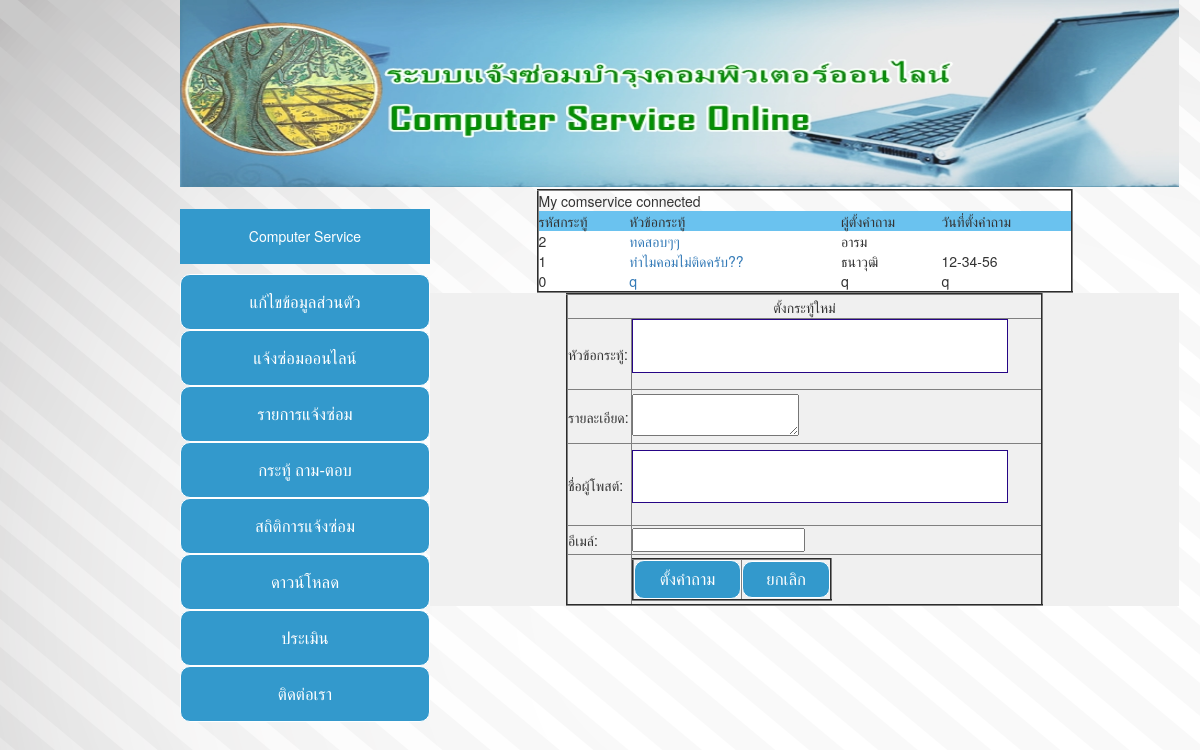
The page /Member/Webboard.php on the database its author committed.
### tables this page shows
CREATE TABLE `webboard_quiz` (
  `id_question` int(11) NOT NULL,
  `title` varchar(50) NOT NULL,
  `name` varchar(50) NOT NULL,
  `message` text NOT NULL,
  `email` varchar(50) NOT NULL,
  `date_q` varchar(50) NOT NULL,
  `count_q` varchar(50) NOT NULL,
  PRIMARY KEY  (`id_question`)
);

### Member/connect.php (called while the page is built, shortened)
<?php
	$dbname="Project2";
?>

### Member/Webboard.php (the view, shortened to what this page needs)
<?
include('../meta.php');
?>
  <tr align="left" valign="top">
    <td width="248" align="center"><div id="login">
<a href="/project2/Member/firstpage_member.php"><h1>Computer Service</h1> </a>
      <a href="/project2/Member/Edit_member.php"> <input type="button" name="button2" id="button2" value="แก้ไขข้อมูลส่วนตัว" ></a>
      <a href="/project2/Member/ToFix.php"> <input type="button" name="button1" id="button1" value="แจ้งซ่อมออนไลน์" ></a>
      <a href="/project2/Member/listrepair.php"><input type="button" name="button5" id="button5" value="รายการแจ้งซ่อม"></a>
      <a href="/project2/Member/Webboard.php"><input type="button" name="button6" id="button6" value="กระทู้ ถาม-ตอบ"> </a>
      <a href="/project2/Member/stat.php"><input type="button" name="button8" id="button8" value="สถิติการแจ้งซ่อม"></a>
	  <a href="/project2/Member/download.php"><input type="button" name="button9" id="button9" value="ดาวน์โหลด"></a>
      <a href="/project2/Member/Evaluation.php"><input type="button" name="button3" id="button3" value="ประเมิน"></a>
      <a href="/project2/Member/contact.php"><input type="button" name="button4" id="button4" value="ติดต่อเรา"> </a>
        </div></td>
    <td width="896" align="center">
  <?
   print"<table width=456 height=59 border=2>";
   print"<tr>";
   print"<td width=703>";
   print"  <table width=532 align=center>";
      print"<tr bgcolor=#6AC2EF>";
         print"<td>รหัสกระทู้</td>";
          print" <td>หัวข้อกระทู้</td>";
          print" <td>ผู้ตั้งคำถาม</td>";
          print" <td>วันที่ตั้งคำถาม</td>";
       print" </tr>";
include("connect.php");
	$sql = "select * from webboard_quiz order by id_question desc";
	$dbquery = mysql_db_query($dbname,$sql);
	$num_row = mysql_num_rows($dbquery);
	$i=0;
		while($i < $num_row)
		{
			$result = mysql_fetch_array($dbquery);
			$id_question = $result["id_question"];
			$title = $result["title"];
			$name = $result["name"];
			$date_q = $result["date_q"];
			print "<tr bgcolor=#FFFFFF>";
			print"<td>".$id_question."</td>";
			print"<td><a href=\"webboard_ans.php?id_question=$id_question\" target=\"$id_question\">$title</a></td>";
			print"<td>".$name."</td>";
			print"<td>".$date_q."</td>";
				print"</tr>";
			$i++;
			}
			print"</table>";
		print"</td>";
		print"</tr>";
		print"</table>";
 ?>
<form name="form1" method="post" action="/project2/Member/postques.php">
    <table width="477" height="313" border="2">
      <tbody>
        <tr>
          <td colspan="2" align="center">ตั้งกระทู้ใหม่</td>
          </tr>
        <tr>
          <td width="52" height="21">หัวข้อกระทู้:</td>
          <td width="331"><input type="text" name="title" id="title"></td>
        </tr>
        <tr>
          <td>รายละเอียด:</td>
          <td><textarea name="message" id="message" wrap="virtual"></textarea></td>
        </tr>
        <tr>
          <td>ชื่อผู้โพสต์:</td>
          <td><input type="text" name="name" id="name"></td>
        </tr>
        <tr>
          <td>อีเมล์:</td>
          <td><input type="email" name="email" id="email"></td>
        </tr>
        <tr>
          <td>&nbsp;</td>
          <td><table width="200" border="2">
            <tbody>
              <tr>
                <td width="100"><input type="submit" name="submit" id="submit" value="ตั้งคำถาม"></td>
                <td width="82"><input type="button" name="button3" id="button3" value="ยกเลิก"></td>
              </tr>
            </tbody>
          </table></td>
        </tr>
      </tbody>
    </table></form>
  </tr>
  <tr>
  <td width="248" align="center" valign="top">&nbsp;</td>
  <td width="2" align="center" valign="top"><p>&nbsp;</p></td>
</tr>
</table></div>
</body>
</html>

### css/login.css (style rules this page uses)
* { margin:0;padding:0; }
body { background-image: url(); background-repeat: repeat-x; background-attachment:fixed; background-color: #FFFFFF; position: absolute; left: 15%; }
#login { width:250px; margin:0 auto; margin-top:8px; margin-bottom:2%; transition:opacity 1s; -webkit-transition:opacity 1s; }
#login h1 { background:#3399cc; padding:20px 0; font-size:100%; font-weight:300; text-align:center; color:#fff; }
form { background:#f0f0f0; }
input[type="Text"],input[type="password"] { width:92%; background:#fff; margin-bottom:4%; border:1px solid #260586; padding:4%; font-family:'Open Sans',sans-serif; font-size:95%; color:#555; }
input[type="submit"] { background:#2288bb; }
input[type="button"],input[type="submit"] { width:100%; background:#3399cc; border:thin solid #FFFFFF; border-radius:10px; padding:6%; font-family:'Open Sans',sans-serif; font-size:120%; color:#fff; cursor:pointer; transition:background .3s; -webkit-transition:background .3s; }

### meta.php (style rules this page uses)
body { background-color: #FFFFFF; background-image: url(Image/images %20(1).jpg); background-image: url(Image/white-wallpaper-18.jpg); }

### rows shown on the page
webboard_quiz: id_question "2", title "ทดสอบๆๆ", name "อารม"
webboard_quiz: id_question "1", title "ทำไมคอมไม่ติดครับ??", name "ธนาวุฒิ", date_q "12-34-56"
webboard_quiz: id_question "0", title "q", name "q", date_q "q"
